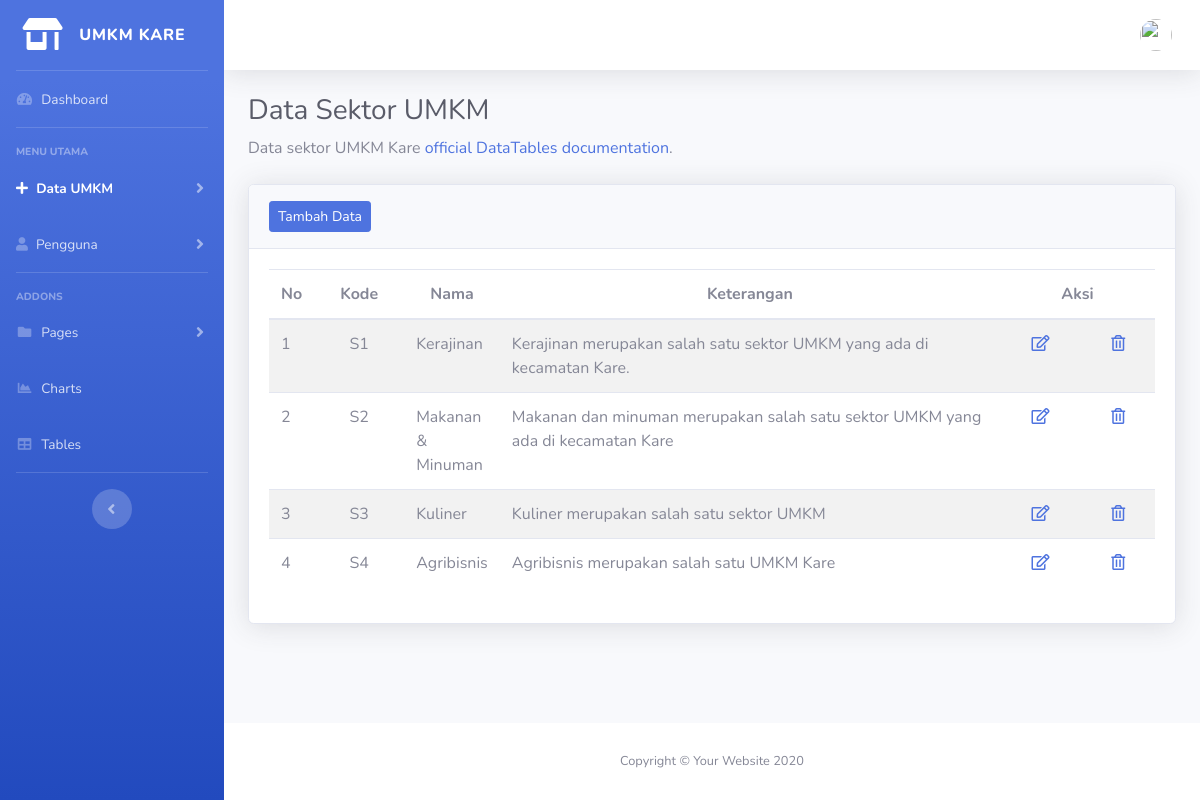
/admin/data-sektor.php, run on the app's committed database.
### tables this page shows
CREATE TABLE `sektor` (
  `id_sektor` varchar(5) NOT NULL,
  `nama` varchar(25) NOT NULL,
  `keterangan` text
);

### admin/data-sektor.php (the view, shortened to what this page needs)
<!DOCTYPE html>
<html lang="en">
<head>
    <link href="vendor/fontawesome-free/css/all.min.css" rel="stylesheet" type="text/css">
    <link href="css/sb-admin-2.min.css" rel="stylesheet">
    <link href="vendor/datatables/dataTables.bootstrap4.min.css" rel="stylesheet">
</head>
<body id="page-top">
    <div id="wrapper">
        <ul class="navbar-nav bg-gradient-primary sidebar sidebar-dark accordion" id="accordionSidebar">
            <a class="sidebar-brand d-flex align-items-center justify-content-center" href="index.php">
                <div class="sidebar-brand-icon">
                    <i class="fas fa-store-alt"></i>
                </div>
                <div class="sidebar-brand-text mx-3">UMKM KARE</div>
            </a>
            <hr class="sidebar-divider my-0">
            <li class="nav-item">
                <a class="nav-link" href="index.php">
                    <i class="fas fa-fw fa-tachometer-alt"></i>
                    <span>Dashboard</span></a>
            </li>
            <hr class="sidebar-divider">
            <div class="sidebar-heading">
                Menu Utama
            </div>
            <li class="nav-item  active">
                <a class="nav-link collapsed" href="#" data-toggle="collapse" data-target="#collapseTwo" aria-expanded="true" aria-controls="collapseTwo">
                    <i class="fas fa-plus"></i>
                    <span>Data UMKM</span>
                </a>
            </li>
            <li class="nav-item">
                <a class="nav-link collapsed" href="#" data-toggle="collapse" data-target="#collapseUtilities" aria-expanded="true" aria-controls="collapseUtilities">
                    <i class="fas fa-user"></i>
                    <span>Pengguna</span>
                </a>
            </li>
            <hr class="sidebar-divider">
            <div class="sidebar-heading">
                Addons
            </div>
            <li class="nav-item">
                <a class="nav-link collapsed" href="#" data-toggle="collapse" data-target="#collapsePages" aria-expanded="true" aria-controls="collapsePages">
                    <i class="fas fa-fw fa-folder"></i>
                    <span>Pages</span>
                </a>
            </li>
            <li class="nav-item">
                <a class="nav-link" href="charts.html">
                    <i class="fas fa-fw fa-chart-area"></i>
                    <span>Charts</span></a>
            </li>
            <li class="nav-item">
                <a class="nav-link" href="tables.html">
                    <i class="fas fa-fw fa-table"></i>
                    <span>Tables</span></a>
            </li>
            <hr class="sidebar-divider d-none d-md-block">
            <div class="text-center d-none d-md-inline">
                <button class="rounded-circle border-0" id="sidebarToggle"></button>
            </div>
        </ul>
        <div id="content-wrapper" class="d-flex flex-column">
            <div id="content">
                <nav class="navbar navbar-expand navbar-light bg-white topbar mb-4 static-top shadow">
                    <ul class="navbar-nav ml-auto">
                        <li class="nav-item dropdown no-arrow">
                            <a class="nav-link dropdown-toggle" href="#" id="userDropdown" role="button" data-toggle="dropdown" aria-haspopup="true" aria-expanded="false">
                                <img class="img-profile rounded-circle" src="../images/<?php echo $_SESSION['gambar']; ?>">
                            </a>
                        </li>
                    </ul>
                </nav>
                <div class="container-fluid">
                    <h1 class="h3 mb-2 text-gray-800">Data Sektor UMKM</h1>
                    <p class="mb-4">Data sektor UMKM Kare <a target="_blank" href="https://datatables.net">official DataTables documentation</a>.</p>
                    <div class="card shadow mb-4">
                        <div class="card-header py-3">
                            <button type="button" class="btn btn-primary btn-sm" data-toggle="modal" data-target=".bd-input-modal">Tambah Data</button>
                        </div>
                        <div class="card-body">
                            <div class="table-responsive">
                                <table class="table table-striped" width="100%" cellspacing="0">
                                    <thead>
                                        <tr>
                                            <th width="30px" style="text-align:center">No</th>
                                            <th width="90px" style="text-align:center">Kode</th>
                                            <th width="90px" style="text-align:center">Nama</th>
                                            <th width="500px" style="text-align:center">Keterangan</th>
                                            <th width="80px" style="text-align:center" colspan="2">Aksi</th>
                                        </tr>
                                    </thead>
                                    <tbody>
                                        <?php
                                        include "koneksi.php";
                                        $no_urut = 0;
                                        $sql = $pdo->prepare("SELECT * From sektor");
                                        $sql->execute();
                                        while ($data = $sql->fetch()) {
                                            $no_urut++;
                                        ?>
                                            <tr>
                                                <td><?php echo $no_urut; ?></td>
                                                <td style="text-align:center"><?php echo $data['id_sektor']; ?></td>
                                                <td><?php echo $data['nama']; ?></td>
                                                <td><?php echo $data['keterangan']; ?></td>
                                                <td style="text-align:center">
                                                    <a href="#edit_<?php echo $data['id_sektor']; ?>" type="button" class="far fa-edit" data-toggle="modal"></a>
                                                </td>
                                                <td style="text-align:center">
                                                    <a href="#delete_<?php echo $data['id_sektor']; ?>" type="button" class="far fa-trash-alt" data-toggle="modal"></a>
                                                </td>
                                            </tr>
                                        <?php
                                        }
                                        ?>
                                    </tbody>
                                </table>
                            </div>
                        </div>
                    </div>
                </div>
            </div>
            <footer class="sticky-footer bg-white">
                <div class="container my-auto">
                    <div class="copyright text-center my-auto">
                        <span>Copyright &copy; Your Website 2020</span>
                    </div>
                </div>
            </footer>
        </div>
    </div>
</body>
</html>

### data on the page
sektor: id_sektor "S1", nama "Kerajinan", keterangan "Kerajinan merupakan salah satu sektor UMKM yang ada di kecamatan Kare."
sektor: id_sektor "S2", nama "Makanan & Minuman", keterangan "Makanan dan minuman merupakan salah satu sektor UMKM yang ada di kecamatan Kare"
sektor: id_sektor "S3", nama "Kuliner", keterangan "Kuliner merupakan salah satu sektor UMKM"
sektor: id_sektor "S4", nama "Agribisnis", keterangan "Agribisnis merupakan salah satu UMKM Kare"
